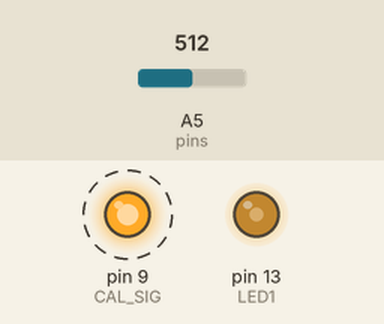
Simulated run of this sketch. Board: Arduino Uno, built with avr-gcc and run on an emulated ATmega328P. On the bench: output pins drawn as LEDs (lit = HIGH). Dashed ring = blinking. Inputs (shaded band) come from the test bench; at power-on: A5 (pins) = 512. What the sketch prints to the serial monitor is not drawn.

Above: at 0.84 s.
1.3 s: A5 (pins) set to 531
4.3 s: A5 (pins) set to 511
7.3 s: A5 (pins) set to 306
Timing chart, 0 to 16.3 s (numbered marks = the images above; inputs shaded):
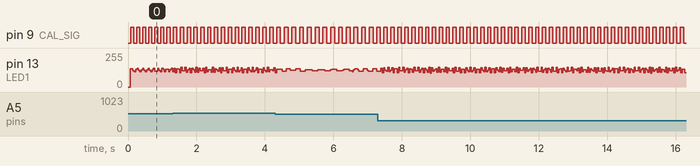

Measured:
- by itself, pin 9 (CAL_SIG): alternates HIGH for 0.10 s and LOW for 0.10 s

The sketch:

EAG_Working_Final.ino
```cpp
#include <compat/deprecated.h>
#include <FlexiTimer2.h>
//http://www.arduino.cc/playground/Main/FlexiTimer2

// All definitions
#define NUMCHANNELS 6
#define HEADERLEN 4
#define PACKETLEN (NUMCHANNELS * 2 + HEADERLEN + 1)
#define SAMPFREQ 256                      // ADC sampling rate 256
#define TIMER2VAL (1024/(SAMPFREQ))       // Set 256Hz sampling frequency
#define LED1  13
#define CAL_SIG 9

// Global constants and variables
volatile unsigned char TXBuf[PACKETLEN];  //The transmission packet
volatile unsigned char TXIndex;           //Next byte to write in the transmission packet.
volatile unsigned char CurrentCh;         //Current channel being sampled.
volatile unsigned char counter = 0;   //Additional divider used to generate CAL_SIG
volatile unsigned int ADC_Value = 0;    //ADC current value
int pins[NUMCHANNELS]={A0,A1,A2,A3,A4,A5};//Change according to the pins you are using


//~~~~~~~~~~
// Functions
//~~~~~~~~~~

void Toggle_LED1(void){

if((digitalRead(LED1))==HIGH){ digitalWrite(LED1,LOW); }
else{ digitalWrite(LED1,HIGH); }

}


/****************************************************/
/*  Function name: toggle_GAL_SIG                   */
/*  Parameters                                      */
/*    Input   :  No                             */
/*    Output  :  No                                 */
/*    Action: Switches-over GAL_SIG.                */
/****************************************************/
void toggle_GAL_SIG(void){

if(digitalRead(CAL_SIG) == HIGH){ digitalWrite(CAL_SIG, LOW); }
else{ digitalWrite(CAL_SIG, HIGH); }

}


/****************************************************/
/*  Function name: setup                            */
/*  Parameters                                      */
/*    Input   :  No                             */
/*    Output  :  No                                 */
/*    Action: Initializes all peripherals           */
/****************************************************/
void setup() {

noInterrupts();  // Disable all interrupts before initialization

// LED1
pinMode(LED1, OUTPUT);  //Setup LED1 direction
digitalWrite(LED1,LOW); //Setup LED1 state
pinMode(CAL_SIG, OUTPUT);


//Write packet header and footer
TXBuf[0] = 0xa5;    //Sync 0
TXBuf[1] = 0x5a;    //Sync 1
TXBuf[2] = 2;       //Protocol version
TXBuf[3] = 0;       //Packet counter
TXBuf[4] = 0x02;    //CH1 High Byte
TXBuf[5] = 0x00;    //CH1 Low Byte
TXBuf[6] = 0x02;    //CH2 High Byte
TXBuf[7] = 0x00;    //CH2 Low Byte
TXBuf[8] = 0x02;    //CH3 High Byte
TXBuf[9] = 0x00;    //CH3 Low Byte
TXBuf[10] = 0x02;   //CH4 High Byte
TXBuf[11] = 0x00;   //CH4 Low Byte
TXBuf[12] = 0x02;   //CH5 High Byte
TXBuf[13] = 0x00;   //CH5 Low Byte
TXBuf[14] = 0x02;   //CH6 High Byte
TXBuf[15] = 0x00;   //CH6 Low Byte
TXBuf[2 * NUMCHANNELS + HEADERLEN] =  0x01; // Switches state

// Timer2
// Timer2 is used to setup the analag channels sampling frequency and packet update.
// Whenever interrupt occures, the current read packet is sent to the PC
// In addition the CAL_SIG is generated as well, so Timer1 is not required in this case!
FlexiTimer2::set(TIMER2VAL, Timer2_Overflow_ISR);
FlexiTimer2::start();

// Serial Port
Serial.begin(57600);
//Set speed to 57600 bps

// MCU sleep mode = idle.
//outb(MCUCR,(inp(MCUCR) | (1<<SE)) & (~(1<<SM0) | ~(1<<SM1) | ~(1<<SM2)));

interrupts();  // Enable all interrupts after initialization has been completed
}

/****************************************************/
/*  Function name: Timer2_Overflow_ISR              */
/*  Parameters                                      */
/*    Input   :  No                             */
/*    Output  :  No                                 */
/*    Action: Determines ADC sampling frequency.    */
/****************************************************/
void Timer2_Overflow_ISR()
{
  // Toggle LED1 with ADC sampling frequency /2
  Toggle_LED1();

  //Read the 6 ADC inputs and store current values in Packet
  for(CurrentCh=0;CurrentCh<NUMCHANNELS;CurrentCh++){
    //ADC_Value = analogRead(pins[CurrentCh]);
     ADC_Value = analogRead(A5);
    //ADC_Value = 0x2323;
    TXBuf[((2*CurrentCh) + HEADERLEN)] = ((unsigned char)((ADC_Value & 0xFF00) >> 8));  // Write High Byte
    TXBuf[((2*CurrentCh) + HEADERLEN + 1)] = ((unsigned char)(ADC_Value & 0x00FF)); // Write Low Byte
  }

  // Send Packet
  for(TXIndex=0;TXIndex<17;TXIndex++){
    //Serial.write(TXBuf[TXIndex]);
    Serial.print(TXBuf[TXIndex]);
    Serial.print(" ");
  }
Serial.println();

  // Increment the packet counter
  TXBuf[3]++;

  // Generate the CAL_SIGnal
  counter++;    // increment the devider counter
  if(counter == 12){  // 250/12/2 = 10.4Hz ->Toggle frequency
    counter = 0;
    toggle_GAL_SIG(); // Generate CAL signal with frequ ~10Hz
  }
}


/****************************************************/
/*  Function name: loop                             */
/*  Parameters                                      */
/*    Input   :  No                             */
/*    Output  :  No                                 */
/*    Action: Puts MCU into sleep mode.             */
/****************************************************/
void loop() {

__asm__ __volatile__ ("sleep");

}
```
